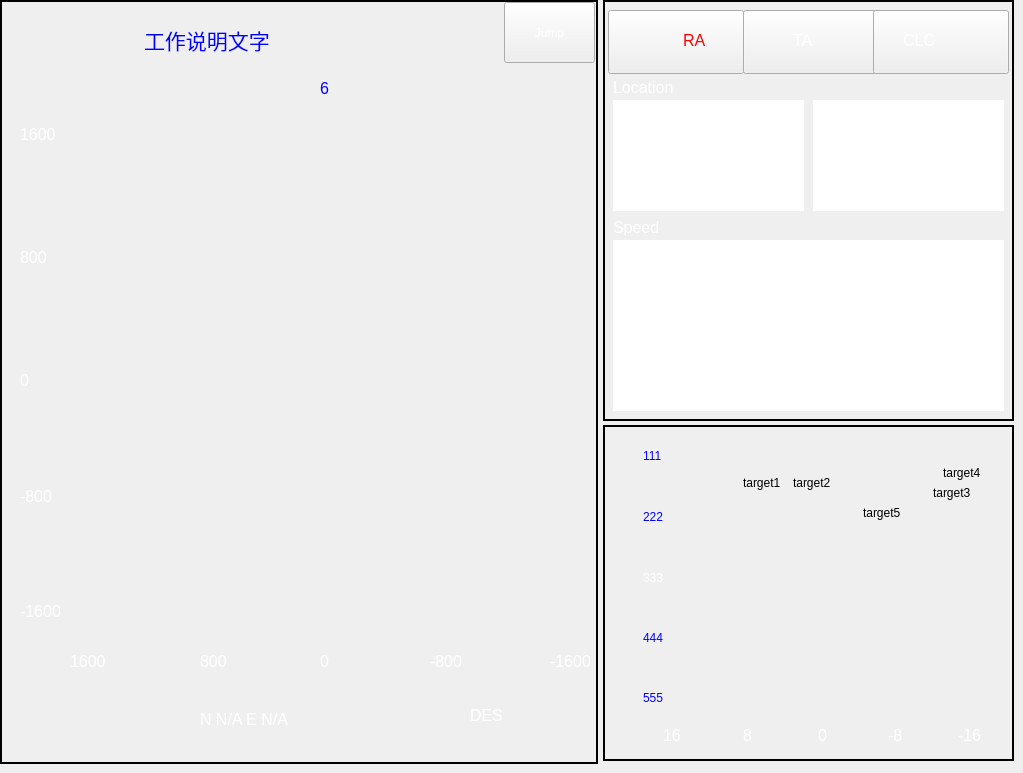
    <widget class="QWidget" name="tab_2">
     <attribute name="title">
      <string>Tab 2</string>
     </attribute>
     <widget class="QFrame" name="frame_5">
      <property name="geometry">
       <rect>
        <x>603</x>
        <y>425</y>
        <width>411</width>
        <height>336</height>
       </rect>
      </property>
      <property name="frameShape">
       <enum>QFrame::Box</enum>
      </property>
      <property name="frameShadow">
       <enum>QFrame::Plain</enum>
      </property>
      <property name="lineWidth">
       <number>2</number>
      </property>
      <widget class="QLabel" name="label_15">
       <property name="geometry">
        <rect>
         <x>20</x>
         <y>260</y>
         <width>18</width>
         <height>23</height>
        </rect>
       </property>
       <property name="text">
        <string/>
       </property>
       <property name="pixmap">
        <pixmap>pic/gaodu2.png</pixmap>
       </property>
       <property name="scaledContents">
        <bool>true</bool>
       </property>
      </widget>
      <widget class="QLabel" name="label_13">
       <property name="geometry">
        <rect>
         <x>20</x>
         <y>20</y>
         <width>18</width>
         <height>23</height>
        </rect>
       </property>
       <property name="text">
        <string/>
       </property>
       <property name="pixmap">
        <pixmap>pic/gaodu2.png</pixmap>
       </property>
       <property name="scaledContents">
        <bool>true</bool>
       </property>
      </widget>
      <widget class="QLabel" name="label_14">
       <property name="geometry">
        <rect>
         <x>20</x>
         <y>140</y>
         <width>18</width>
         <height>23</height>
        </rect>
       </property>
       <property name="text">
        <string/>
       </property>
       <property name="pixmap">
        <pixmap>pic/gaodu1.png</pixmap>
       </property>
       <property name="scaledContents">
        <bool>true</bool>
       </property>
      </widget>
      <widget class="QLabel" name="label_16">
       <property name="geometry">
        <rect>
         <x>20</x>
         <y>80</y>
         <width>18</width>
         <height>23</height>
        </rect>
       </property>
       <property name="text">
        <string/>
       </property>
       <property name="pixmap">
        <pixmap>pic/gaodu2.png</pixmap>
       </property>
       <property name="scaledContents">
        <bool>true</bool>
       </property>
      </widget>
      <widget class="QLabel" name="label_17">
       <property name="geometry">
        <rect>
         <x>20</x>
         <y>200</y>
         <width>18</width>
         <height>23</height>
        </rect>
       </property>
       <property name="text">
        <string/>
       </property>
       <property name="pixmap">
        <pixmap>pic/gaodu2.png</pixmap>
       </property>
       <property name="scaledContents">
        <bool>true</bool>
       </property>
      </widget>
      <widget class="QLabel" name="txt_xiakedu2_4">
       <property name="geometry">
        <rect>
         <x>70</x>
         <y>290</y>
         <width>300</width>
         <height>10</height>
        </rect>
       </property>
       <property name="styleSheet">
        <string notr="true">color:white</string>
       </property>
       <property name="text">
        <string/>
       </property>
       <property name="pixmap">
        <pixmap>pic/kedu1.png</pixmap>
       </property>
       <property name="scaledContents">
        <bool>true</bool>
       </property>
      </widget>
      <widget class="QLabel" name="alt_label1_2">
       <property name="geometry">
        <rect>
         <x>40</x>
         <y>23</y>
         <width>31</width>
         <height>16</height>
        </rect>
       </property>
       <property name="styleSheet">
        <string notr="true">color:blue</string>
       </property>
       <property name="text">
        <string>111</string>
       </property>
      </widget>
      <widget class="QLabel" name="alt_label2_2">
       <property name="geometry">
        <rect>
         <x>40</x>
         <y>84</y>
         <width>31</width>
         <height>16</height>
        </rect>
       </property>
       <property name="styleSheet">
        <string notr="true">color:blue</string>
       </property>
       <property name="text">
        <string>222</string>
       </property>
      </widget>
      <widget class="QLabel" name="alt_label3_2">
       <property name="geometry">
        <rect>
         <x>40</x>
         <y>145</y>
         <width>31</width>
         <height>16</height>
        </rect>
       </property>
       <property name="styleSheet">
        <string notr="true">color:white</string>
       </property>
       <property name="text">
        <string>333</string>
       </property>
      </widget>
      <widget class="QLabel" name="alt_label4">
       <property name="geometry">
        <rect>
         <x>40</x>
         <y>205</y>
         <width>31</width>
         <height>16</height>
        </rect>
       </property>
       <property name="styleSheet">
        <string notr="true">color:blue</string>
       </property>
       <property name="text">
        <string>444</string>
       </property>
      </widget>
      <widget class="QLabel" name="alt_label5">
       <property name="geometry">
        <rect>
         <x>40</x>
         <y>265</y>
         <width>31</width>
         <height>16</height>
        </rect>
       </property>
       <property name="styleSheet">
        <string notr="true">color:blue</string>
       </property>
       <property name="text">
        <string>555</string>
       </property>
      </widget>
      <widget class="QLabel" name="label_step4_1">
       <property name="geometry">
        <rect>
         <x>60</x>
         <y>300</y>
         <width>21</width>
         <height>20</height>
        </rect>
       </property>
       <property name="font">
        <font>
         <family>Arial</family>
         <pointsize>12</pointsize>
        </font>
       </property>
       <property name="styleSheet">
        <string notr="true">color:white</string>
       </property>
       <property name="text">
        <string>16</string>
       </property>
      </widget>
      <widget class="QLabel" name="label_step4_7">
       <property name="geometry">
        <rect>
         <x>140</x>
         <y>300</y>
         <width>21</width>
         <height>20</height>
        </rect>
       </property>
       <property name="font">
        <font>
         <family>Arial</family>
         <pointsize>12</pointsize>
        </font>
       </property>
       <property name="styleSheet">
        <string notr="true">color:white</string>
       </property>
       <property name="text">
        <string>8</string>
       </property>
      </widget>
      <widget class="QLabel" name="label_step4_9">
       <property name="geometry">
        <rect>
         <x>215</x>
         <y>300</y>
         <width>16</width>
         <height>20</height>
        </rect>
       </property>
       <property name="font">
        <font>
         <family>Arial</family>
         <pointsize>12</pointsize>
        </font>
       </property>
       <property name="styleSheet">
        <string notr="true">color:white</string>
       </property>
       <property name="text">
        <string>0</string>
       </property>
      </widget>
      <widget class="QLabel" name="label_step4_8">
       <property name="geometry">
        <rect>
         <x>285</x>
         <y>300</y>
         <width>21</width>
         <height>20</height>
        </rect>
       </property>
       <property name="font">
        <font>
         <family>Arial</family>
         <pointsize>12</pointsize>
        </font>
       </property>
       <property name="styleSheet">
        <string notr="true">color:white</string>
       </property>
       <property name="text">
        <string>-8</string>
       </property>
      </widget>
      <widget class="QLabel" name="label_step4_10">
       <property name="geometry">
        <rect>
         <x>355</x>
         <y>300</y>
         <width>31</width>
         <height>20</height>
        </rect>
       </property>
       <property name="font">
        <font>
         <family>Arial</family>
         <pointsize>12</pointsize>
        </font>
       </property>
       <property name="styleSheet">
        <string notr="true">color:white</string>
       </property>
       <property name="text">
        <string>-16</string>
       </property>
      </widget>
      <widget class="QLabel" name="tab2_own_pix">
       <property name="geometry">
        <rect>
         <x>190</x>
         <y>150</y>
         <width>25</width>
         <height>10</height>
        </rect>
       </property>
       <property name="text">
        <string/>
       </property>
       <property name="pixmap">
        <pixmap>pic/benji.png</pixmap>
       </property>
      </widget>
      <widget class="QLabel" name="tab2_line1">
       <property name="geometry">
        <rect>
         <x>75</x>
         <y>30</y>
         <width>300</width>
         <height>1</height>
        </rect>
       </property>
       <property name="text">
        <string/>
       </property>
       <property name="pixmap">
        <pixmap>pic/Line 5-2.png</pixmap>
       </property>
      </widget>
      <widget class="QLabel" name="tab2_line2">
       <property name="geometry">
        <rect>
         <x>75</x>
         <y>90</y>
         <width>300</width>
         <height>1</height>
        </rect>
       </property>
       <property name="text">
        <string/>
       </property>
       <property name="pixmap">
        <pixmap>pic/Line 5-2.png</pixmap>
       </property>
      </widget>
      <widget class="QLabel" name="tab2_line4">
       <property name="geometry">
        <rect>
         <x>75</x>
         <y>215</y>
         <width>300</width>
         <height>1</height>
        </rect>
       </property>
       <property name="text">
        <string/>
       </property>
       <property name="pixmap">
        <pixmap>pic/Line 5-2.png</pixmap>
       </property>
      </widget>
      <widget class="QLabel" name="tab2_line5">
       <property name="geometry">
        <rect>
         <x>75</x>
         <y>275</y>
         <width>300</width>
         <height>1</height>
        </rect>
       </property>
       <property name="text">
        <string/>
       </property>
       <property name="pixmap">
        <pixmap>pic/Line 5-2.png</pixmap>
       </property>
      </widget>
      <widget class="QLabel" name="tab2_line3">
       <property name="geometry">
        <rect>
         <x>75</x>
         <y>150</y>
         <width>300</width>
         <height>1</height>
        </rect>
       </property>
       <property name="text">
        <string/>
       </property>
       <property name="pixmap">
        <pixmap>pic/Line 5-1.png</pixmap>
       </property>
      </widget>
      <widget class="QLabel" name="tab2_target1_info">
       <property name="geometry">
        <rect>
         <x>140</x>
         <y>50</y>
         <width>51</width>
         <height>16</height>
        </rect>
       </property>
       <property name="text">
        <string>target1</string>
       </property>
      </widget>
      <widget class="QLabel" name="tab2_target2_info">
       <property name="geometry">
        <rect>
         <x>190</x>
         <y>50</y>
         <width>51</width>
         <height>16</height>
        </rect>
       </property>
       <property name="text">
        <string>target2</string>
       </property>
      </widget>
      <widget class="QLabel" name="tab2_target2_pix">
       <property name="geometry">
        <rect>
         <x>260</x>
         <y>50</y>
         <width>25</width>
         <height>10</height>
        </rect>
       </property>
       <property name="text">
        <string/>
       </property>
       <property name="pixmap">
        <pixmap>pic/qtfeiji2.png</pixmap>
       </property>
      </widget>
      <widget class="QLabel" name="tab2_target1_pix">
       <property name="geometry">
        <rect>
         <x>100</x>
         <y>50</y>
         <width>25</width>
         <height>10</height>
        </rect>
       </property>
       <property name="text">
        <string/>
       </property>
       <property name="pixmap">
        <pixmap>pic/qtfeiji1.png</pixmap>
       </property>
      </widget>
      <widget class="QLabel" name="tab2_target3_info">
       <property name="geometry">
        <rect>
         <x>330</x>
         <y>60</y>
         <width>51</width>
         <height>16</height>
        </rect>
       </property>
       <property name="text">
        <string>target3</string>
       </property>
      </widget>
      <widget class="QLabel" name="tab2_target3_pix">
       <property name="geometry">
        <rect>
         <x>320</x>
         <y>40</y>
         <width>25</width>
         <height>10</height>
        </rect>
       </property>
       <property name="text">
        <string/>
       </property>
       <property name="pixmap">
        <pixmap>pic/qtfeiji3.png</pixmap>
       </property>
      </widget>
      <widget class="QLabel" name="tab2_target5_pix">
       <property name="geometry">
        <rect>
         <x>260</x>
         <y>70</y>
         <width>25</width>
         <height>10</height>
        </rect>
       </property>
       <property name="text">
        <string/>
       </property>
       <property name="pixmap">
        <pixmap>pic/benji.png</pixmap>
       </property>
      </widget>
      <widget class="QLabel" name="tab2_target5_info">
       <property name="geometry">
        <rect>
         <x>260</x>
         <y>80</y>
         <width>51</width>
         <height>16</height>
        </rect>
       </property>
       <property name="text">
        <string>target5</string>
       </property>
      </widget>
      <widget class="QLabel" name="tab2_target4_pix">
       <property name="geometry">
        <rect>
         <x>60</x>
         <y>60</y>
         <width>25</width>
         <height>16</height>
        </rect>
       </property>
       <property name="text">
        <string/>
       </property>
       <property name="pixmap">
        <pixmap>pic/benji.png</pixmap>
       </property>
      </widget>
      <widget class="QLabel" name="tab2_target4_info">
       <property name="geometry">
        <rect>
         <x>340</x>
         <y>40</y>
         <width>51</width>
         <height>16</height>
        </rect>
       </property>
       <property name="text">
        <string>target4</string>
       </property>
      </widget>
     </widget>
     <widget class="QFrame" name="frame_6">
      <property name="geometry">
       <rect>
        <x>0</x>
        <y>0</y>
        <width>598</width>
        <height>764</height>
       </rect>
      </property>
      <property name="frameShape">
       <enum>QFrame::Box</enum>
      </property>
      <property name="frameShadow">
       <enum>QFrame::Plain</enum>
      </property>
      <property name="lineWidth">
       <number>2</number>
      </property>
      <widget class="QLabel" name="label_5">
       <property name="geometry">
        <rect>
         <x>34</x>
         <y>26</y>
         <width>32</width>
         <height>32</height>
        </rect>
       </property>
       <property name="text">
        <string/>
       </property>
       <property name="pixmap">
        <pixmap>pic/shezhi.png</pixmap>
       </property>
       <property name="scaledContents">
        <bool>true</bool>
       </property>
      </widget>
      <widget class="QLabel" name="label_10">
       <property name="geometry">
        <rect>
         <x>144</x>
         <y>24</y>
         <width>161</width>
         <height>31</height>
        </rect>
       </property>
       <property name="font">
        <font>
         <family>Arial</family>
         <pointsize>16</pointsize>
        </font>
       </property>
       <property name="styleSheet">
        <string notr="true">color:blue</string>
       </property>
       <property name="text">
        <string>工作说明文字</string>
       </property>
      </widget>
      <widget class="QLabel" name="label_11">
       <property name="geometry">
        <rect>
         <x>200</x>
         <y>710</y>
         <width>261</width>
         <height>19</height>
        </rect>
       </property>
       <property name="font">
        <font>
         <family>Arial</family>
         <pointsize>12</pointsize>
        </font>
       </property>
       <property name="styleSheet">
        <string notr="true">color:white</string>
       </property>
       <property name="text">
        <string>N N/A E N/A</string>
       </property>
      </widget>
      <widget class="QLabel" name="label_12">
       <property name="geometry">
        <rect>
         <x>470</x>
         <y>680</y>
         <width>111</width>
         <height>71</height>
        </rect>
       </property>
       <property name="font">
        <font>
         <family>Arial</family>
         <pointsize>12</pointsize>
        </font>
       </property>
       <property name="styleSheet">
        <string notr="true">color:white</string>
       </property>
       <property name="text">
        <string>DES</string>
       </property>
      </widget>
      <widget class="QLabel" name="label_18">
       <property name="geometry">
        <rect>
         <x>22</x>
         <y>710</y>
         <width>24</width>
         <height>24</height>
        </rect>
       </property>
       <property name="text">
        <string/>
       </property>
       <property name="pixmap">
        <pixmap>pic/放大.png</pixmap>
       </property>
       <property name="scaledContents">
        <bool>true</bool>
       </property>
      </widget>
      <widget class="QLabel" name="label_19">
       <property name="geometry">
        <rect>
         <x>54</x>
         <y>710</y>
         <width>24</width>
         <height>24</height>
        </rect>
       </property>
       <property name="text">
        <string/>
       </property>
       <property name="pixmap">
        <pixmap>pic/缩小.png</pixmap>
       </property>
       <property name="scaledContents">
        <bool>true</bool>
       </property>
      </widget>
      <widget class="QWidget" name="horizontalLayoutWidget_5">
       <property name="geometry">
        <rect>
         <x>80</x>
         <y>130</y>
         <width>481</width>
         <height>481</height>
        </rect>
       </property>
       <layout class="QHBoxLayout" name="horizontalLayout_5"/>
      </widget>
      <widget class="QLabel" name="angle_txt">
       <property name="geometry">
        <rect>
         <x>320</x>
         <y>70</y>
         <width>41</width>
         <height>36</height>
        </rect>
       </property>
       <property name="font">
        <font>
         <family>Arial</family>
         <pointsize>12</pointsize>
        </font>
       </property>
       <property name="styleSheet">
        <string notr="true">color:blue</string>
       </property>
       <property name="text">
        <string>6</string>
       </property>
      </widget>
      <widget class="QLabel" name="label_step1">
       <property name="geometry">
        <rect>
         <x>20</x>
         <y>124</y>
         <width>40</width>
         <height>20</height>
        </rect>
       </property>
       <property name="font">
        <font>
         <family>Arial</family>
         <pointsize>12</pointsize>
        </font>
       </property>
       <property name="styleSheet">
        <string notr="true">color:white</string>
       </property>
       <property name="text">
        <string>1600</string>
       </property>
      </widget>
      <widget class="QLabel" name="label_step2">
       <property name="geometry">
        <rect>
         <x>20</x>
         <y>247</y>
         <width>40</width>
         <height>20</height>
        </rect>
       </property>
       <property name="font">
        <font>
         <family>Arial</family>
         <pointsize>12</pointsize>
        </font>
       </property>
       <property name="styleSheet">
        <string notr="true">color:white</string>
       </property>
       <property name="text">
        <string>800</string>
       </property>
      </widget>
      <widget class="QLabel" name="label_20">
       <property name="geometry">
        <rect>
         <x>20</x>
         <y>370</y>
         <width>32</width>
         <height>20</height>
        </rect>
       </property>
       <property name="font">
        <font>
         <family>Arial</family>
         <pointsize>12</pointsize>
        </font>
       </property>
       <property name="styleSheet">
        <string notr="true">color:white</string>
       </property>
       <property name="text">
        <string>0</string>
       </property>
      </widget>
      <widget class="QLabel" name="label_step3">
       <property name="geometry">
        <rect>
         <x>20</x>
         <y>486</y>
         <width>40</width>
         <height>20</height>
        </rect>
       </property>
       <property name="font">
        <font>
         <family>Arial</family>
         <pointsize>12</pointsize>
        </font>
       </property>
       <property name="styleSheet">
        <string notr="true">color:white</string>
       </property>
       <property name="text">
        <string>-800</string>
       </property>
      </widget>
      <widget class="QLabel" name="label_step4">
       <property name="geometry">
        <rect>
         <x>20</x>
         <y>601</y>
         <width>40</width>
         <height>20</height>
        </rect>
       </property>
       <property name="font">
        <font>
         <family>Arial</family>
         <pointsize>12</pointsize>
        </font>
       </property>
       <property name="styleSheet">
        <string notr="true">color:white</string>
       </property>
       <property name="text">
        <string>-1600</string>
       </property>
      </widget>
      <widget class="QLabel" name="label_step4_2">
       <property name="geometry">
        <rect>
         <x>70</x>
         <y>651</y>
         <width>40</width>
         <height>20</height>
        </rect>
       </property>
       <property name="font">
        <font>
         <family>Arial</family>
         <pointsize>12</pointsize>
        </font>
       </property>
       <property name="styleSheet">
        <string notr="true">color:white</string>
       </property>
       <property name="text">
        <string>1600</string>
       </property>
      </widget>
      <widget class="QLabel" name="label_step4_3">
       <property name="geometry">
        <rect>
         <x>200</x>
         <y>651</y>
         <width>31</width>
         <height>20</height>
        </rect>
       </property>
       <property name="font">
        <font>
         <family>Arial</family>
         <pointsize>12</pointsize>
        </font>
       </property>
       <property name="styleSheet">
        <string notr="true">color:white</string>
       </property>
       <property name="text">
        <string>800</string>
       </property>
      </widget>
      <widget class="QLabel" name="label_step4_4">
       <property name="geometry">
        <rect>
         <x>320</x>
         <y>651</y>
         <width>21</width>
         <height>20</height>
        </rect>
       </property>
       <property name="font">
        <font>
         <family>Arial</family>
         <pointsize>12</pointsize>
        </font>
       </property>
       <property name="styleSheet">
        <string notr="true">color:white</string>
       </property>
       <property name="text">
        <string>0</string>
       </property>
      </widget>
      <widget class="QLabel" name="label_step4_5">
       <property name="geometry">
        <rect>
         <x>430</x>
         <y>651</y>
         <width>40</width>
         <height>20</height>
        </rect>
       </property>
       <property name="font">
        <font>
         <family>Arial</family>
         <pointsize>12</pointsize>
        </font>
       </property>
       <property name="styleSheet">
        <string notr="true">color:white</string>
       </property>
       <property name="text">
        <string>-800</string>
       </property>
      </widget>
      <widget class="QLabel" name="label_step4_6">
       <property name="geometry">
        <rect>
         <x>550</x>
         <y>651</y>
         <width>40</width>
         <height>20</height>
        </rect>
       </property>
       <property name="font">
        <font>
         <family>Arial</family>
         <pointsize>12</pointsize>
        </font>
       </property>
       <property name="styleSheet">
        <string notr="true">color:white</string>
       </property>
       <property name="text">
        <string>-1600</string>
       </property>
      </widget>
      <widget class="QLabel" name="label_21">
       <property name="geometry">
        <rect>
         <x>60</x>
         <y>130</y>
         <width>10</width>
         <height>480</height>
        </rect>
       </property>
       <property name="text">
        <string/>
       </property>
       <property name="pixmap">
        <pixmap>pic/kedu.png</pixmap>
       </property>
       <property name="scaledContents">
        <bool>false</bool>
       </property>
      </widget>
      <widget class="QLabel" name="label_22">
       <property name="geometry">
        <rect>
         <x>80</x>
         <y>630</y>
         <width>481</width>
         <height>10</height>
        </rect>
       </property>
       <property name="text">
        <string/>
       </property>
       <property name="pixmap">
        <pixmap>pic/kedu1.png</pixmap>
       </property>
      </widget>
      <widget class="QPushButton" name="btn_jump2">
       <property name="geometry">
        <rect>
         <x>504</x>
         <y>2</y>
         <width>91</width>
         <height>61</height>
        </rect>
       </property>
       <property name="styleSheet">
        <string notr="true">color:white</string>
       </property>
       <property name="text">
        <string>Jump</string>
       </property>
      </widget>
     </widget>
     <widget class="QFrame" name="frame_7">
      <property name="geometry">
       <rect>
        <x>603</x>
        <y>0</y>
        <width>411</width>
        <height>421</height>
       </rect>
      </property>
      <property name="frameShape">
       <enum>QFrame::Box</enum>
      </property>
      <property name="frameShadow">
       <enum>QFrame::Plain</enum>
      </property>
      <property name="lineWidth">
       <number>2</number>
      </property>
      <widget class="QPushButton" name="btn2">
       <property name="geometry">
        <rect>
         <x>140</x>
         <y>10</y>
         <width>136</width>
         <height>64</height>
        </rect>
       </property>
       <property name="styleSheet">
        <string notr="true">color:white</string>
       </property>
       <property name="text">
        <string/>
       </property>
      </widget>
      <widget class="QPushButton" name="btn3">
       <property name="geometry">
        <rect>
         <x>270</x>
         <y>10</y>
         <width>136</width>
         <height>64</height>
        </rect>
       </property>
       <property name="styleSheet">
        <string notr="true">color:white</string>
       </property>
       <property name="text">
        <string/>
       </property>
      </widget>
      <widget class="QPushButton" name="btn1">
       <property name="geometry">
        <rect>
         <x>5</x>
         <y>10</y>
         <width>136</width>
         <height>64</height>
        </rect>
       </property>
       <property name="styleSheet">
        <string notr="true">color:red</string>
       </property>
       <property name="text">
        <string/>
       </property>
      </widget>
      <widget class="QLabel" name="label_23">
       <property name="geometry">
        <rect>
         <x>80</x>
         <y>30</y>
         <width>30</width>
         <height>21</height>
        </rect>
       </property>
       <property name="font">
        <font>
         <family>Arial</family>
         <pointsize>12</pointsize>
        </font>
       </property>
       <property name="styleSheet">
        <string notr="true">color:red;background-color:transparent</string>
       </property>
       <property name="text">
        <string>RA</string>
       </property>
      </widget>
      <widget class="QLabel" name="label_24">
       <property name="geometry">
        <rect>
         <x>190</x>
         <y>30</y>
         <width>30</width>
         <height>21</height>
        </rect>
       </property>
       <property name="font">
        <font>
         <family>Arial</family>
         <pointsize>12</pointsize>
        </font>
       </property>
       <property name="styleSheet">
        <string notr="true">color:white;background-color:transparent</string>
       </property>
       <property name="text">
        <string>TA</string>
       </property>
      </widget>
      <widget class="QLabel" name="label_25">
       <property name="geometry">
        <rect>
         <x>300</x>
         <y>30</y>
         <width>136</width>
         <height>21</height>
        </rect>
       </property>
       <property name="font">
        <font>
         <family>Arial</family>
         <pointsize>12</pointsize>
        </font>
       </property>
       <property name="styleSheet">
        <string notr="true">color:white;background-color:transparent</string>
       </property>
       <property name="text">
        <string>CLC</string>
       </property>
      </widget>
      <widget class="QLabel" name="label_26">
       <property name="geometry">
        <rect>
         <x>30</x>
         <y>30</y>
         <width>31</width>
         <height>20</height>
        </rect>
       </property>
       <property name="styleSheet">
        <string notr="true">background-color:transparent</string>
       </property>
       <property name="text">
        <string/>
       </property>
       <property name="pixmap">
        <pixmap>pic/weixian.png</pixmap>
       </property>
       <property name="scaledContents">
        <bool>true</bool>
       </property>
      </widget>
      <widget class="QTextBrowser" name="textBrowser_3">
       <property name="geometry">
        <rect>
         <x>10</x>
         <y>240</y>
         <width>391</width>
         <height>171</height>
        </rect>
       </property>
       <property name="styleSheet">
        <string notr="true">color:#40E0D0</string>
       </property>
       <property name="frameShape">
        <enum>QFrame::NoFrame</enum>
       </property>
       <property name="html">
        <string>&lt;!DOCTYPE HTML PUBLIC &quot;-//W3C//DTD HTML 4.0//EN&quot; &quot;http://www.w3.org/TR/REC-html40/strict.dtd&quot;&gt;
&lt;html&gt;&lt;head&gt;&lt;meta name=&quot;qrichtext&quot; content=&quot;1&quot; /&gt;&lt;style type=&quot;text/css&quot;&gt;
p, li { white-space: pre-wrap; }
&lt;/style&gt;&lt;/head&gt;&lt;body style=&quot; font-family:'SimSun'; font-size:9pt; font-weight:400; font-style:normal;&quot;&gt;
&lt;p style=&quot;-qt-paragraph-type:empty; margin-top:0px; margin-bottom:0px; margin-left:0px; margin-right:0px; -qt-block-indent:0; text-indent:0px;&quot;&gt;&lt;br /&gt;&lt;/p&gt;&lt;/body&gt;&lt;/html&gt;</string>
       </property>
      </widget>
      <widget class="QTextBrowser" name="textBrowser">
       <property name="geometry">
        <rect>
         <x>10</x>
         <y>100</y>
         <width>191</width>
         <height>111</height>
        </rect>
       </property>
       <property name="styleSheet">
        <string notr="true">color:#40E0D0</string>
       </property>
       <property name="frameShape">
        <enum>QFrame::NoFrame</enum>
       </property>
       <property name="html">
        <string>&lt;!DOCTYPE HTML PUBLIC &quot;-//W3C//DTD HTML 4.0//EN&quot; &quot;http://www.w3.org/TR/REC-html40/strict.dtd&quot;&gt;
&lt;html&gt;&lt;head&gt;&lt;meta name=&quot;qrichtext&quot; content=&quot;1&quot; /&gt;&lt;style type=&quot;text/css&quot;&gt;
p, li { white-space: pre-wrap; }
&lt;/style&gt;&lt;/head&gt;&lt;body style=&quot; font-family:'SimSun'; font-size:9pt; font-weight:400; font-style:normal;&quot;&gt;
&lt;p style=&quot;-qt-paragraph-type:empty; margin-top:0px; margin-bottom:0px; margin-left:0px; margin-right:0px; -qt-block-indent:0; text-indent:0px;&quot;&gt;&lt;br /&gt;&lt;/p&gt;&lt;/body&gt;&lt;/html&gt;</string>
       </property>
      </widget>
      <widget class="QTextBrowser" name="textBrowser_2">
       <property name="geometry">
        <rect>
         <x>210</x>
         <y>100</y>
         <width>191</width>
         <height>111</height>
        </rect>
       </property>
       <property name="styleSheet">
        <string notr="true">color:#40E0D0</string>
       </property>
       <property name="frameShape">
        <enum>QFrame::NoFrame</enum>
       </property>
       <property name="html">
        <string>&lt;!DOCTYPE HTML PUBLIC &quot;-//W3C//DTD HTML 4.0//EN&quot; &quot;http://www.w3.org/TR/REC-html40/strict.dtd&quot;&gt;
&lt;html&gt;&lt;head&gt;&lt;meta name=&quot;qrichtext&quot; content=&quot;1&quot; /&gt;&lt;style type=&quot;text/css&quot;&gt;
p, li { white-space: pre-wrap; }
&lt;/style&gt;&lt;/head&gt;&lt;body style=&quot; font-family:'SimSun'; font-size:9pt; font-weight:400; font-style:normal;&quot;&gt;
&lt;p style=&quot;-qt-paragraph-type:empty; margin-top:0px; margin-bottom:0px; margin-left:0px; margin-right:0px; -qt-block-indent:0; text-indent:0px;&quot;&gt;&lt;br /&gt;&lt;/p&gt;&lt;/body&gt;&lt;/html&gt;</string>
       </property>
      </widget>
      <widget class="QLabel" name="label_27">
       <property name="geometry">
        <rect>
         <x>10</x>
         <y>80</y>
         <width>72</width>
         <height>15</height>
        </rect>
       </property>
       <property name="font">
        <font>
         <family>Arial</family>
         <pointsize>12</pointsize>
        </font>
       </property>
       <property name="styleSheet">
        <string notr="true">color:white</string>
       </property>
       <property name="text">
        <string>Location</string>
       </property>
      </widget>
      <widget class="QLabel" name="label_28">
       <property name="geometry">
        <rect>
         <x>10</x>
         <y>220</y>
         <width>72</width>
         <height>15</height>
        </rect>
       </property>
       <property name="font">
        <font>
         <family>Arial</family>
         <pointsize>12</pointsize>
        </font>
       </property>
       <property name="styleSheet">
        <string notr="true">color:white</string>
       </property>
       <property name="text">
        <string>Speed</string>
       </property>
      </widget>
     </widget>
    </widget>
